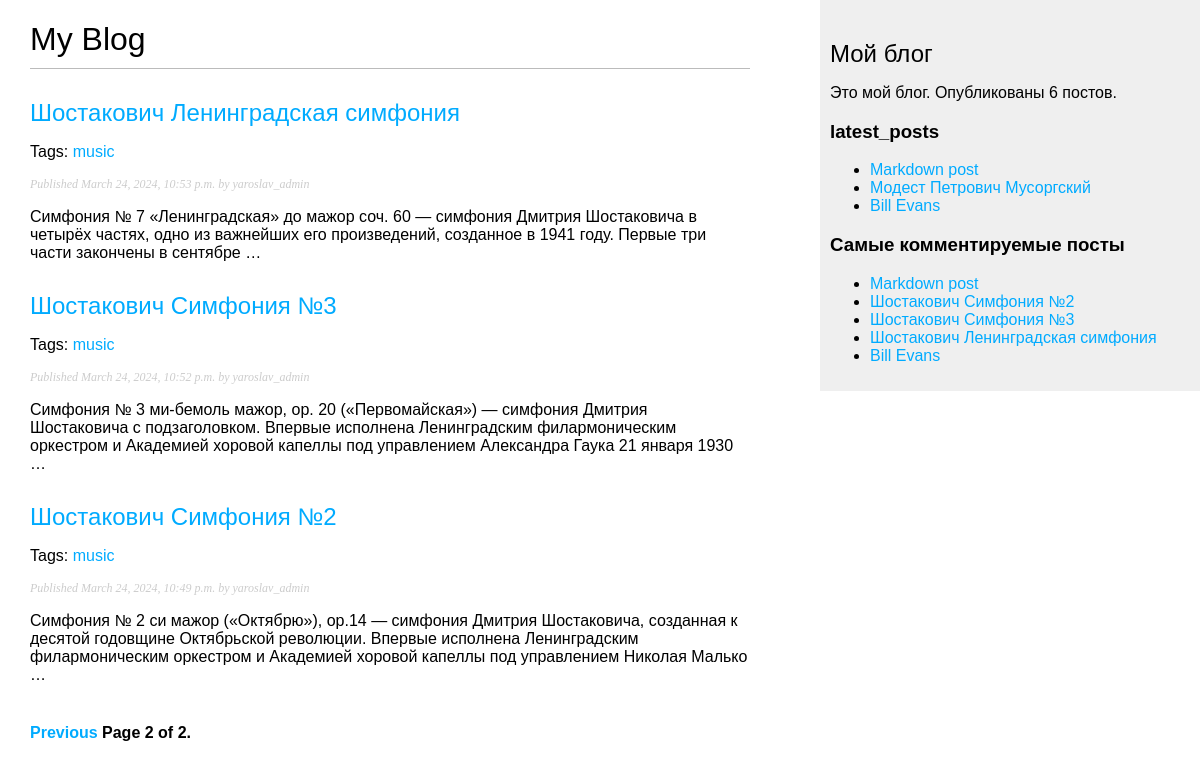
Screenshot of /blog/?page=2 with the database file from the repository.
### blog/models.py (models this page shows, shortened)
class Post(models.Model):
    tags = TaggableManager()
    class Status(models.TextChoices):
        DRAFT = 'DF', 'Draft'
        PUBLISHED = 'PB', 'Published'
    title = models.CharField(max_length=250)
    slug = models.SlugField(max_length=250, unique_for_date='publish')
    author = models.ForeignKey(User,
                               on_delete=models.CASCADE,
                               related_name='blog_posts')
    body = models.TextField()
    publish = models.DateTimeField(default=timezone.now)
    created = models.DateTimeField(auto_now_add=True)
    updated = models.DateTimeField(auto_now=True)
    status = models.CharField(max_length=2,
                              choices=Status.choices,
                              default=Status.DRAFT)
    objects = models.Manager() # The default manager.
    published = PublishedManager() # Our custom manager.
    class Meta:
        ordering = ['-publish']
        indexes = [
            models.Index(fields=['-publish']),
        ]
    def get_absolute_url(self):
        return reverse('blog:post_detail', args=[self.publish.year, self.publish.month, self.publish.day, self.slug])

### blog/views.py (the view)
# urls.py: path('', views.post_list, name='post_list'),
def post_list(request, tag_slug=None):
    post_list = Post.published.all()
    tag = None
    if tag_slug:
        tag = get_object_or_404(Tag, slug=tag_slug)
        post_list = post_list.filter(tag__in=[tag])
    paginator = Paginator(post_list, 3)
    page_number = request.GET.get('page', 1)
    try:
        posts = paginator.page(page_number)
    except PageNotAnInteger:
        posts = paginator.page(1)
    except EmptyPage:
        posts = paginator.page(paginator.num_pages)
    return render(request,
                 'blog/post/list.html',
                 {'posts': posts, 'tag': tag})

### blog/models.py (called while the page is built)
    def get_queryset(self):
        return super().get_queryset()\
                      .filter(status=Post.Status.PUBLISHED)

### blog/templatetags/blog_tags.py (called while the page is built)
@register.simple_tag
def total_posts():
    return Post.published.count()

@register.inclusion_tag('blog/post/latest_posts.html')
def show_latest_posts(count=5):
    latest_posts = Post.published.order_by('-publish')[:count]
    return {'latest_posts': latest_posts}

@register.simple_tag
def get_most_commented_posts(count=5):
    return Post.published.annotate(total_comments=Count('comments')).order_by('-total_comments')[:count]

@register.filter(name='markdown')
def markdown_format(text):
    return mark_safe(markdown.markdown(text))

### blog/templates/blog/post/list.html (shortened to what this page needs)
{% extends "blog/base.html" %}
{% load blog_tags %}
{% block content %}
  <h1>My Blog</h1>
  {% for post in posts %}
    <h2>
      <a href="{{ post.get_absolute_url }}">
        {{ post.title }}
      </a>
    </h2>
    <p class='tags'>
      Tags:
      {% for tag in post.tags.all %}
        <a href="{% url 'blog:post_list_by_tag' tag.slug %}">
          {{ tag.name }}
        </a>
      {% endfor %}
    </p>
    <p class="date">
      Published {{ post.publish }} by {{ post.author }}
    </p>
    {{ post.body|markdown|truncatewords_html:30  }}
  {% endfor %}
  {% include "pagination.html" with page=posts %}
{% endblock %}

### blog/templates/blog/base.html (shortened to what this page needs)
{% load blog_tags %}
{% load static %}
<!DOCTYPE html>
<html>
<head>
  <link href="{% static "css/blog.css" %}" rel="stylesheet">
</head>
<body>
  <div id="content">
    {% block content %}
    {% endblock %}
  </div>
  <div id="sidebar">
    <h2>Мой блог</h2>
    <p>Это мой блог.
      Опубликованы {% total_posts %} постов.
    </p>
    <h3>latest_posts</h3>
    {% show_latest_posts 3 %}
    <h3>Самые комментируемые посты</h3>
    {% get_most_commented_posts as most_commented_posts %}
    <ul>
      {% for post in most_commented_posts %}
      <li>
        <a href="{{ post.get_absolute_url }}">{{ post.title }}</a>
      </li>
      {% endfor %}
    </ul>
  </div>
</body>
</html>

### blog/templates/blog/post/latest_posts.html
<ul>
    {% for post in latest_posts %}
        <li>
            <a href="{{ post.get_absolute_url }}">{{ post.title }}</a>
        </li>
    {% endfor %}
</ul>

### blog/static/css/blog.css (style rules this page uses)
body { margin:0; padding:0; font-family:helvetica, sans-serif; }
a { color:#00abff; text-decoration:none; }
h1 { font-weight:normal; border-bottom:1px solid #bbb; padding:0 0 10px 0; }
h2 { font-weight:normal; margin:30px 0 0; }
#content { float:left; width:60%; padding:0 0 0 30px; }
#sidebar { float:right; width:30%; padding:10px; background:#efefef; height:100%; }
p.date { color:#ccc; font-family: georgia, serif; font-size: 12px; font-style: italic; }

### rows the page displays
Post: title "Шостакович Ленинградская симфония", publish "March 24, 2024, 10:53 p.m.", author "yaroslav_admin", body "Симфония № 7 «Ленинградская» до мажор соч. 60 — симфония Дмитрия Шостаковича в четырёх частях, одно из важнейших его произведений, созданное в 1941 году. Первые три части закончены в сентябре …"
Tag: name "music"
Post: title "Шостакович Симфония №3", publish "March 24, 2024, 10:52 p.m.", author "yaroslav_admin", body "Симфония № 3 ми-бемоль мажор, op. 20 («Первомайская») — симфония Дмитрия Шостаковича с подзаголовком. Впервые исполнена Ленинградским филармоническим оркестром и Академией хоровой капеллы под управлением Александра Гаука 21 января 1930 …"
Post: title "Шостакович Симфония №2", publish "March 24, 2024, 10:49 p.m.", author "yaroslav_admin", body "Симфония № 2 си мажор («Октябрю»), op.14 — симфония Дмитрия Шостаковича, созданная к десятой годовщине Октябрьской революции. Впервые исполнена Ленинградским филармоническим оркестром и Академией хоровой капеллы под управлением Николая Малько …"
Post: title "Markdown post"
Post: title "Модест Петрович Мусоргский"
Post: title "Bill Evans"

### other values shown
{{ page.number }} "2"
{{ page.paginator.num_pages }} "2"
